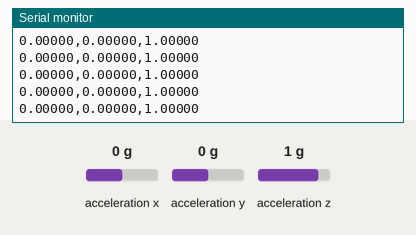
Bench run of a sketch on a simulated ESP32. Shown: the last lines printed to the serial monitor. Inputs (shaded band) come from the test bench; at power-on: acceleration x 0 g, acceleration y 0 g, acceleration z 1 g.

Above: at 2.2 s.
2.3 s: acceleration x set to -1.4 g
At 2.33 s:
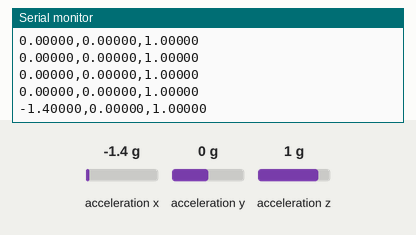
3.8 s: acceleration y set to -1.4 g
At 3.85 s:
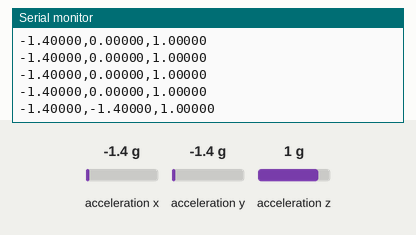
5.3 s: acceleration z set to -1.4 g
At 5.37 s:
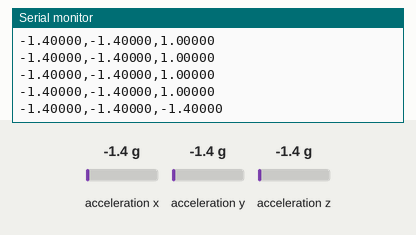

Measured:
- after the input at 2.3 s, the serial monitor: prints a new line at once (image 1)
- after the input at 3.8 s, the serial monitor: prints a new line after 0.05 s (image 2)
- after the input at 5.3 s, the serial monitor: prints a new line after 0.07 s (image 3)

The sketch:

adxl345_static_calibration.ino
```cpp
#include <Wire.h>
#include <Adafruit_ADXL345_U.h>
#include <Adafruit_Sensor.h>

constexpr uint8_t SDA_PIN = 21;
constexpr uint8_t SCL_PIN = 22;
constexpr float STANDARD_GRAVITY = 9.80665f;

Adafruit_ADXL345_Unified adxl(23456);

void setup() {
  Serial.begin(115200);
  delay(1000);
  Wire.begin(SDA_PIN, SCL_PIN);
  Wire.setClock(100000);

  bool found = adxl.begin(0x53);
  if (!found) found = adxl.begin(0x1D);
  if (!found) {
    Serial.println("ADXL345 not found at 0x53 or 0x1D. Check VCC, GND, SDA=21, SCL=22.");
    while (true) delay(1000);
  }

  adxl.setRange(ADXL345_RANGE_2_G);
  adxl.setDataRate(ADXL345_DATARATE_100_HZ);
  Serial.println("ADXL345 static calibration; hold still, then record mean values for each orientation.");
  Serial.println("Place each labeled axis pointing up (+1g), then down (-1g). Keep the other axes level.");
  Serial.println("ax_g,ay_g,az_g");
}

void loop() {
  sensors_event_t event;
  adxl.getEvent(&event);
  Serial.print(event.acceleration.x / STANDARD_GRAVITY, 5);
  Serial.print(',');
  Serial.print(event.acceleration.y / STANDARD_GRAVITY, 5);
  Serial.print(',');
  Serial.println(event.acceleration.z / STANDARD_GRAVITY, 5);
  delay(100);
}
```
